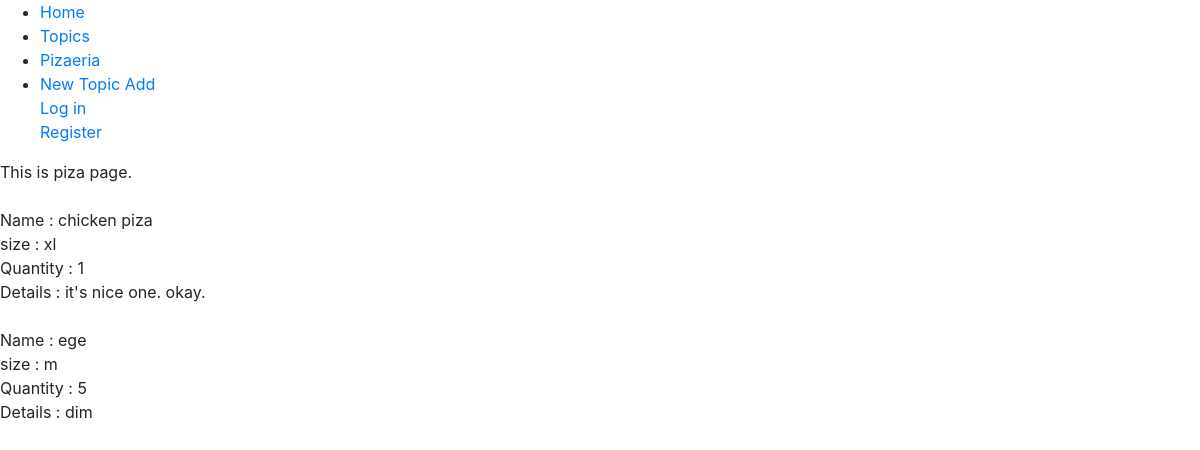
The page /piza/ on the database its author committed.
### learning_logs/models.py (models this page shows, shortened)
class Pizaeria(models.Model):
    p_name = models.CharField(max_length=200)
    p_size = models.CharField(max_length=200)
    p_quantity = models.IntegerField()
    p_details = models.TextField()

### learning_logs/views.py (the view)
# urls.py: path('piza/',views.pizaeria, name="pizaeria"),
def pizaeria(request):
    name = Pizaeria.objects.filter()
    context ={'piza': name }
    return render(request, "pizaeria.html", context)

### learning_logs/templates/pizaeria.html
{% extends 'base.html' %}
{% block content %}
This is piza page.<br><br>
{% for i in piza %}
Name : {{ i.p_name }}<br>
size : {{ i.p_size }}<br>
Quantity : {{ i.p_quantity }}<br>
Details : {{ i.p_details }}<br><br>
{% empty %}
            <li>No Piza has been added yet.</li>
{% endfor %}
{% endblock content %}

### rows shown on the page
Pizaeria: p_name "chicken piza", p_size "xl", p_quantity "1", p_details "it's nice one. okay."
Pizaeria: p_name "ege", p_size "m", p_quantity "5", p_details "dim"
